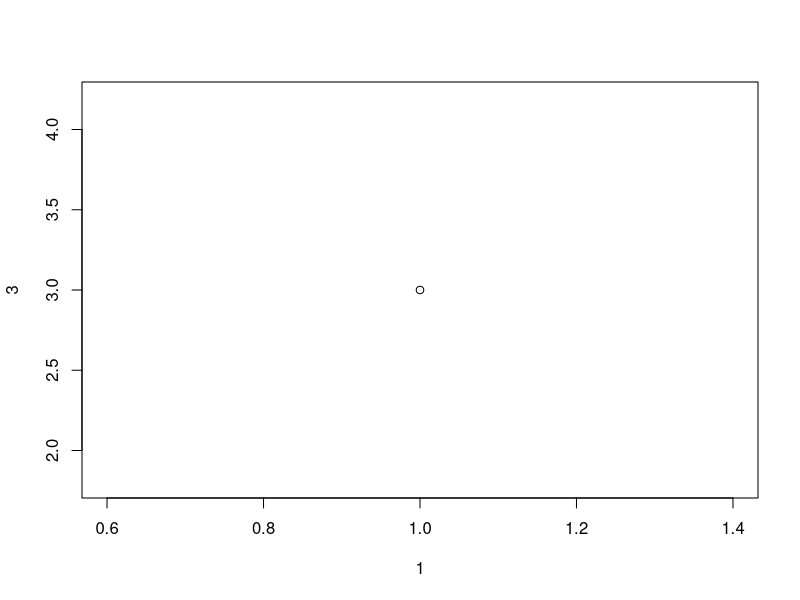
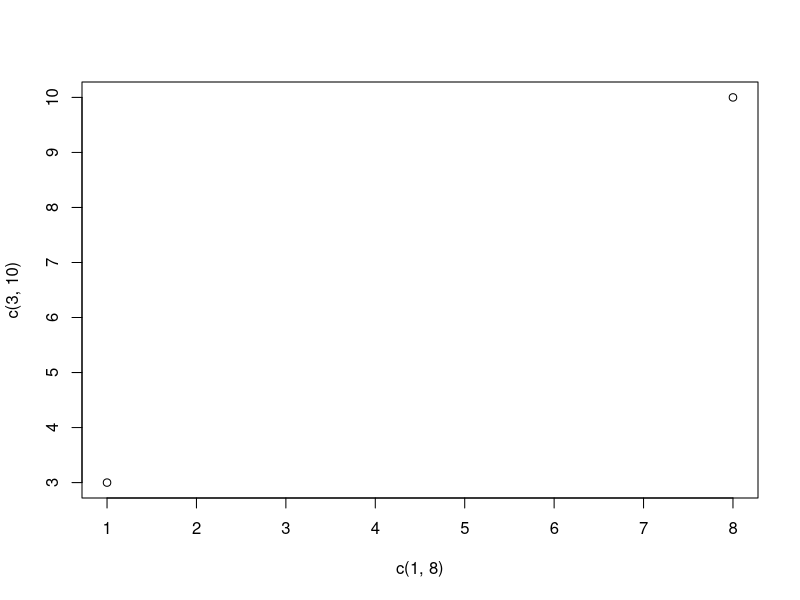
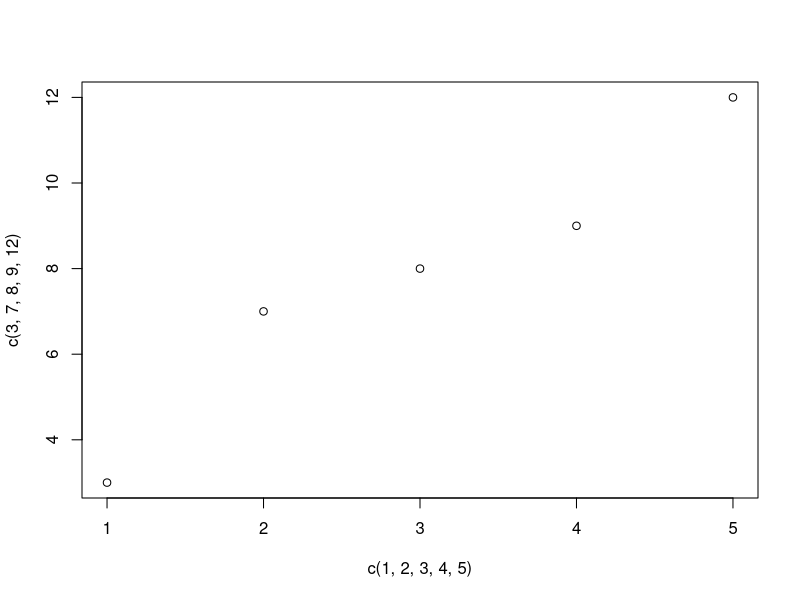
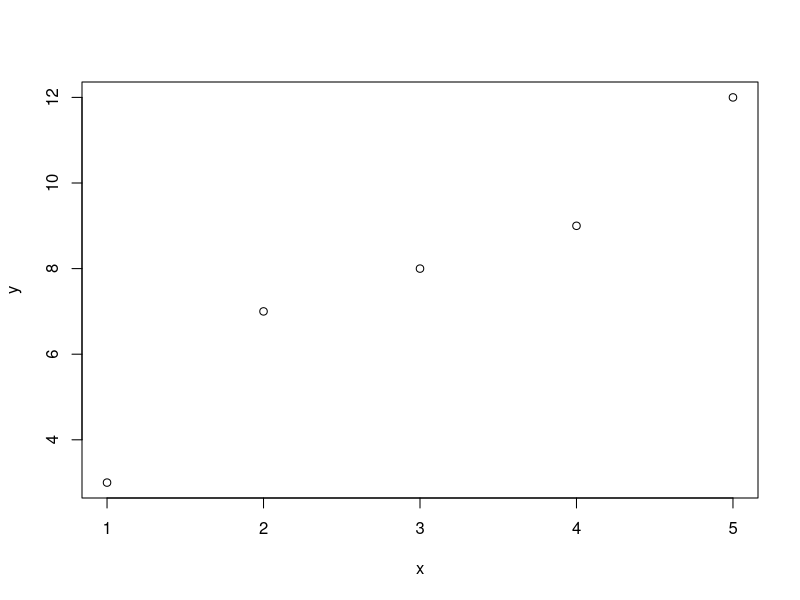
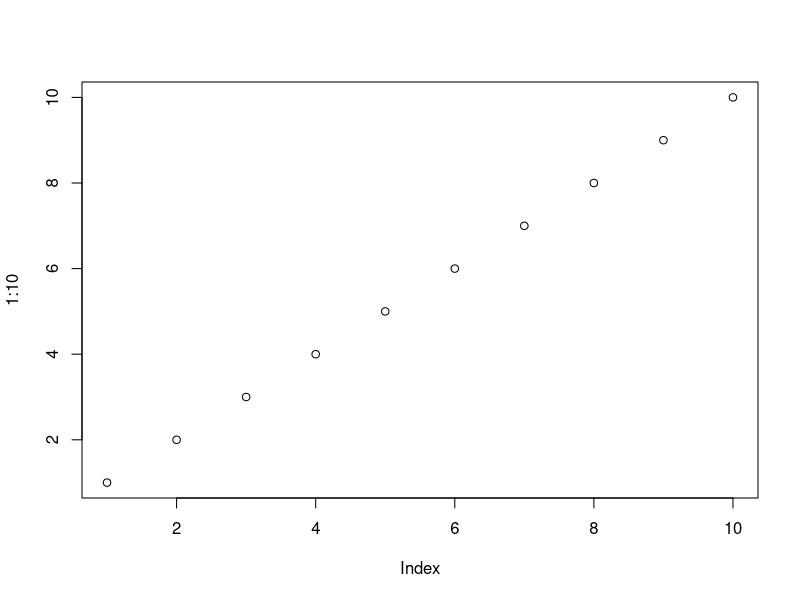
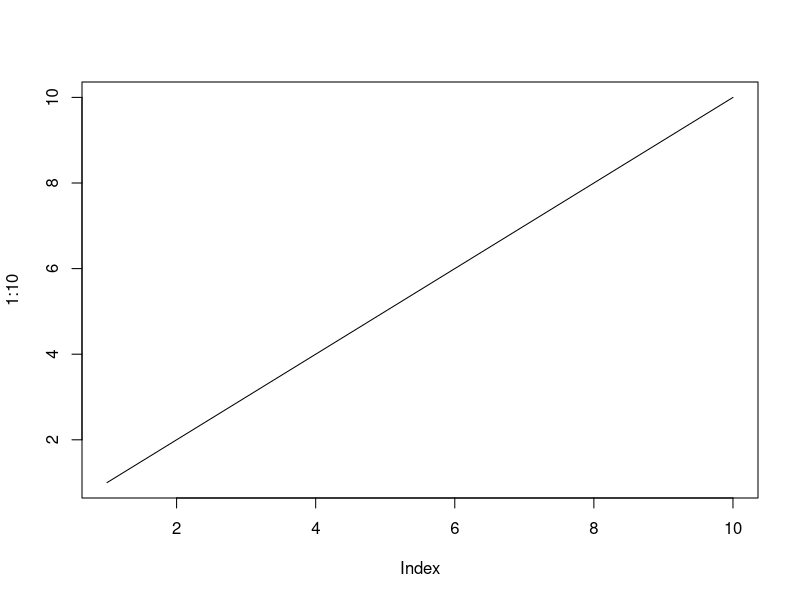
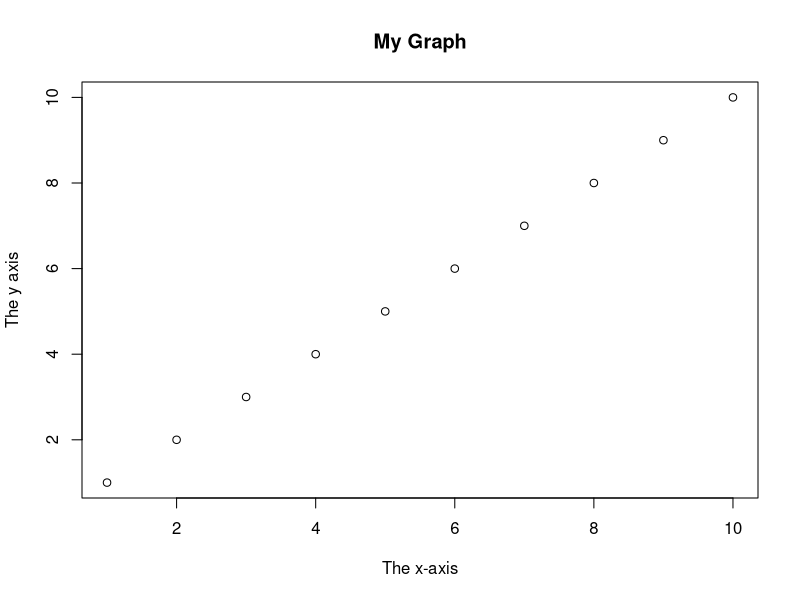
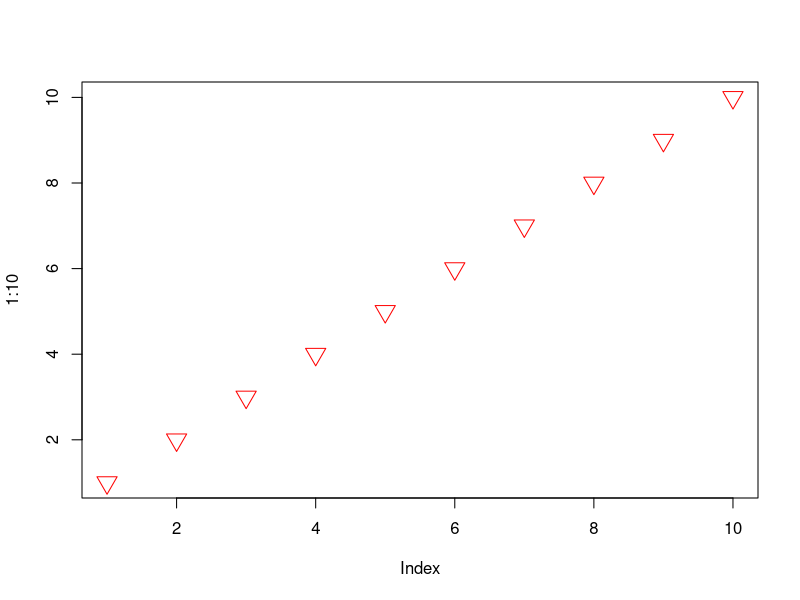

Source code (R) for these figures, in order:
## ---- chunk 1
"Hello World!"

5
10
25

5 + 5

"Hello World!"
print("Hello World!")

for (x in 1:10) {
  print(x)
}

# This is a comment
"Hello World!"

"Hello World!" # This is a comment

# "Good morning!"
"Good night!"

# This is a comment
# written in
# more than just one line
"Hello World!"

name <- "Danny"
age <- 31

name # output "Danny"
age # output 31
print(name)

text <- "awesome"
paste("R is", text)

text1 <- "R is"
text2 <- "awesome"

paste(text1, text2)

num1 <- 5
num2 <- 10
num1 + num2 

var1 <- var2 <- var3 <- "Orange"
var1
var2
var3

myvar <- my_var <- myVar <- MYVAR <- myvar2 <- .myvar <- "Danny"
# variable names cannot:
# start with a number
# contain a hyphen "-", space " ", or a "@"
# begin with underscore "_"
# be a binary operator (TRUE, FALSE)

# numeric 
x <- 10.5
class(x)

# integer
x <- 1000L
class(x)

# complex
x <- 9i + 3
class(x)

# character/string
x <- "R is exciting"
class(x)

# logical/boolean
x <- TRUE
class(x)

# R Math

x <- 10.5 # numeric
y <- 10L # integer
z <- 1i # complex

a <- as.numeric(x)
b <- as.integer(y)

x <- c(5, 10, 15)
max(x)
min(x)
sqrt(16)
abs(-4.7)
ceiling(1.4)
floor(1.4)

"hello"
'hello'

str <- "This
is 
a
multi-line
string"

str # outputs using \n for line breaks
cat(str) # maintains line breaks

nchar(str)
grepl("H", str)

str1 <- "Hello"
str2 <- "World"

paste(str1, str2)


# Escape characters: \\, \n, \r, \t, \b

str <- "We are the so-called \"Vikings\", from the north."

str
cat(str)

# Logical/Boolean values: >, ==, <

a <- 420
b <- 69
c <- 80085

if (b > a) {
  print('b is greater than a')
} else if (a == b) {
  print('a and b are equal')
} else {
  print('b is not greater than a')
  if (a == 420) {
    print('420 Blaze it haha')
  }
}

# Operators: +, -, *, /, ^, %%, %/%, ==, !=, >, <, >=, <=, &, &&, |, ||, !, :, %in%, %*%

my_var <<- 3 # global assigner

a <- 420
b <- 69
c <- 80085

if (a < b | a < c) {
  print('Kill yourself, No one likes you')
} else {
  print('Don\'t kill youself, Everyone likes you')
}


i <- 1
while (i < 6) {
  print(i)
  i <- i + 1
  if (i == 4) {
    break
  }
  if (i == 4) {
    next
  }
  print(i)
}

for (x in 1:10) {
 print(x) 
}

fruits <- list('apple', 'banana', 'cherry')

for (x in fruits) {
  print(x)
}

dice <- c(1, 2, 3, 4, 5, 6)

for (x in dice) {
  print(x)
}

fruits <- list('apple', 'banana', 'cherry')

for (x in fruits) {
  if (x == 'cherry') {
    break
  }
  print(x)
}

for (x in fruits) {
  if (x == 'banana') {
    next
  }
  print(x)
}

dice <- 1:6

for(x in dice) {
  if (x == 6) {
    print(paste("The dice number is", x, "Yahtzee!"))
  } else {
    print(paste("The dice number is", x, "Not Yahtzee"))
  }
}

adj <- list("red", "big", "tasty")

fruits <- list("apple", "banana", "cherry")
  for (x in adj) {
    for (y in fruits) {
      print(paste(x, y))
  }
}

my_function <- function(x) {
  print('Hello WOrld!')
}

my_function()

## ---- chunk 2
fruits <- c('banana', 'apple', 'orange')

fruits

thislist <- list('apple', 'banana', 50, 100)
thislist

thismatrix <- matrix(c(1,2,3,4,5,6), nrow = 3, ncol = 2)
thismatrix

thisarray <- c(1:24)
thisarray

multiarray <- array(thisarray, dim = c(4, 3, 2))
multiarray

df <- data.frame(
  training = c('power', 'respect', 'banana'),
  pulse = c(100, 120, 150),
  duration = c(60, 30, 45)
)

df

# Lists

thislist <- c('power', 'respect', 'banana')
thislist[1] <- 'blackcurrent'

thislist
length(thislist)

'apple' %in% thislist # Check if 'apple' is in list vector
append(thislist, 'orange')
append(thislist, 'I\'ve Dong-enough haha', after = 2)

newlist <- thislist[-1]
newlist


thislist <- list('apple', 'banana', 'cherry', 'kiwi', 'melon', 'mango')
(thislist)[2:5]

for (x in thislist) {
  print(x)
}

list1 <- list('a', 'b', 'c')
list2 <- list(1, 2, 3)
list3 <- c(list1, list2)

list3

# R Matrices

thismatrix <- matrix(c(1, 2, 3, 4, 5, 6), nrow = 3, ncol = 2)
thismatrix

thismatrix[2,]
thismatrix[c(1,2),]

newmatrix <- cbind(thismatrix, c('strawberry', 'blueberry', 'raspberry'))
newmatrix <- rbind(thismatrix, c('strawberry', 'blueberry', 'raspberry'))
newmatrix

thismatrix <- thismatrix[-c(1), -c(1)]
'apple' %in% thismatrix

dim(thismatrix)
length(thismatrix)

thismatrix <- matrix(c("apple", "banana", "cherry", "orange"), nrow = 2, ncol = 2)


for (rows in 1:nrow(thismatrix)) {
  for (columns in 1:ncol(thismatrix)) {
    print(thismatrix[rows, columns])
  }
}

# Arrays

thisarray <- c(1:24)
thisarray

multiarray <- array(thisarray, dim = c(4, 3, 2))

multiarray[2, 3, 2]
multiarray[c(1),,1]
multiarray[, c(1), 1]
dim(multiarray)
length(multiarray)

for(x in multiarray){
  print(x)
}

# Data Frames

df <- data.frame(
  Training = c('Strength', 'Stamina', 'Other'),
  Pulse = c(100, 120, 150),
  Duration = c(60, 30, 45)
)

df
summary(df)
df[['Training']]
df$Training

new_row_df <- rbind(df, c('Strength', 110, 110))
new_row_df

new_col_df <- cbind(df, Steps = c(1000, 6000, 2000))
new_col_df

df_new <- df[-c(1), -c(1)]
df_new

dim(df)
ncol(df)
nrow(df)
length(df)

df1 <- data.frame (
  Training = c("Strength", "Stamina", "Other"),
  Pulse = c(100, 150, 120),
  Duration = c(60, 30, 45)
)

df2 <- data.frame (
  Training = c("Stamina", "Stamina", "Strength"),
  Pulse = c(140, 150, 160),
  Duration = c(30, 30, 20)
)

df3 <- data.frame (
  Training = c("Strength", "Stamina", "Other"),
  Pulse = c(100, 150, 120),
  Duration = c(60, 30, 45)
)

df4 <- data.frame (
  Steps = c(3000, 6000, 2000),
  Calories = c(300, 400, 300)
)

new_df1 <- rbind(df1, df2)
new_df2 <- cbind(df3, df4)

new_df1
new_df2

# Factors

music_genre <- factor(c("Jazz", "Rock", "Classic", "Classic", "Pop", "Jazz", "Rock", "Jazz"))
levels(music_genre)
length(music_genre)
music_genre[3] <- "Pop"
music_genre[3]


## ---- chunk 3
# R Plot

plot(1, 3)
plot(c(1, 8), c(3, 10))
plot(c(1, 2, 3, 4, 5), c(3, 7, 8, 9, 12))

x <- c(1, 2, 3, 4, 5)
y <- c(3, 7, 8, 9, 12)

plot(x, y)

plot(1:10)
plot(1:10, type = 'l')
plot(1:10, main="My Graph", xlab="The x-axis", ylab="The y axis")
plot(1:10, col="red", cex = 2, pch = 25) # pch = 0-25

# R Line

plot(1:10, type="l", col = 'blue', lwd = 2, lty = 3) # lty = 0-6

line1 <- c(1, 2, 3, 4, 5, 10)
line2 <- c(2, 5, 7, 8, 9, 10)
plot(line1, type = 'l', col = 'blue')
lines(line2, type = 'l', col = 'red')

# R Scatterplot

x <- c(5,7,8,7,2,2,9,4,11,12,9,6)
y <- c(99,86,87,88,111,103,87,94,78,77,85,86)

plot(x, y, main = 'Observation of Cars', xlab = 'Car Age', ylab = 'Car Speed')

x1 <- c(5,7,8,7,2,2,9,4,11,12,9,6)
y1 <- c(99,86,87,88,111,103,87,94,78,77,85,86)
x2 <- c(2,2,8,1,15,8,12,9,7,3,11,4,7,14,12)
y2 <- c(100,105,84,105,90,99,90,95,94,100,79,112,91,80,85)

plot(x1, y1, main="Observation of Cars", xlab="Car age", ylab="Car speed", col="red", cex=2)
points(x2, y2, col="blue", cex=2)

# R Pie Chart

x <- c(10, 20, 30, 40)
mylabel <- c("Apples", "Bananas", "Cherries", "Dates")
colors <- c("blue", "yellow", "green", "black")
pie(x, label = mylabel, main = "Pie Chart", col = colors)
legend("bottomright", mylabel, fill = colors)

# R Bars

x <- c('A', 'B', 'C', 'D')
y <- c(2, 4, 6, 8)
barplot(y, names.arg = x, col = 'red', density = 10, width = c(1, 2, 3, 4), horiz = TRUE)
## ---- chunk 4
# R Data Set

mtcars
?mtcars

df <- mtcars
dim(df)
names(df)
rownames(df)
df$cyl

sort(df$cyl)
summary(df)

# R Max and Min

max(df$hp)
min(df$hp)

which.max(df$hp)
which.min(df$hp)
rownames(df)[which.max(df$hp)]
rownames(df)[which.min(df$hp)]


# R Mean Median Mode

mean(df$wt)
median(df$wt)
names(sort(-table(df$wt)))[1]

# R Percentiles

quantile(df$wt, c(0.75))
quantile(df$wt)
